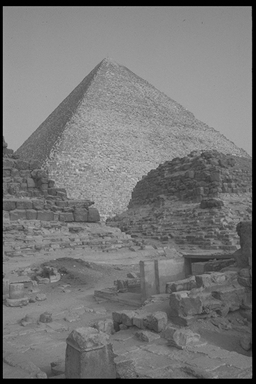
%> input picture Pyramid.bmp, 256 x 384 px
$ octave Problem1.m   (GNU Octave 9; MATLAB toolbox functions it lacks are replaced by stand-ins)
%> lines starting %> are read from the running program, lines starting %| are printed output that depends on the picture
% read in the image
img = imread('Pyramid.bmp');
%> img is the input picture: size 384x256 uint8; min 0, max 200, mean 118.1
figure;imshow(img);
%imwrite(img, 'tmp.bmp');
%grayImage=rgb2gray(srcImage);

% the radon algorithm, basic
R = radon(img,0:179);
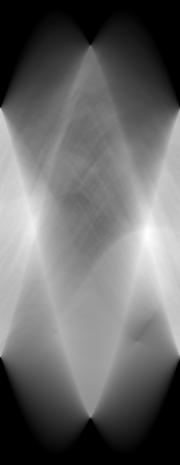
%> R: size 465x180 double; min 0, max 60865, mean 24971.9; drawn with min black and max white
I1 = iradon(R,0:179);
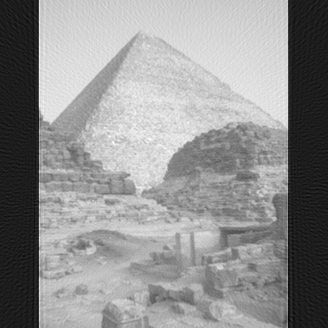
%> I1: size 328x328 double; min -29.43, max 179.6, mean 89.2; drawn with min black and max white
%disp(I1);
% no filter is added
I2 = iradon(R,0:179,'linear','none');
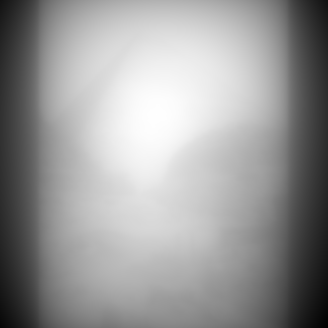
%> I2: size 328x328 double; min 26457.2, max 69873.7, mean 52640.9; drawn with min black and max white
figure;imshow(I1,[]);
figure;imshow(I2,[]);
imwrite(I1/255, 'ConvBack.bmp');
%imwrite(I2/255, 'ConvBack_nofilter.bmp');

% reduce the sample by 2
R = radon(img,0:2:179);
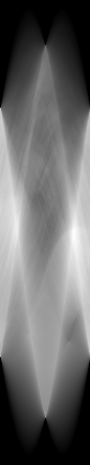
%> R: size 465x90 double; min 0, max 60865, mean 24971.9; drawn with min black and max white
I3 = iradon(R,0:2:179);
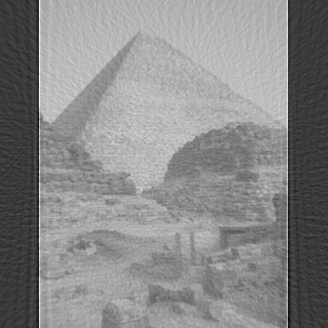
%> I3: size 328x328 double; min -77.62, max 234.4, mean 89.2; drawn with min black and max white
I4 = iradon(R,0:2:179,'linear','none');
figure;imshow(I3,[]);
figure;imshow(I4,[]);
imwrite(I3/255, 'ConvBack2.bmp');

% reduce the sample by 5
R = radon(img,0:5:179);
%> R: size 465x36 double
I5 = iradon(R,0:5:179);
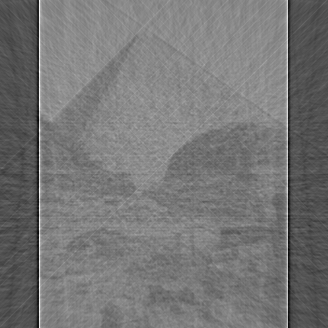
%> I5: size 328x328 double; min -216.4, max 445.2, mean 89.3; drawn with min black and max white
I6 = iradon(R,0:5:179,'linear','none');
figure;imshow(I5,[]);
figure;imshow(I6,[]);
imwrite(I5/255, 'ConvBack5.bmp');
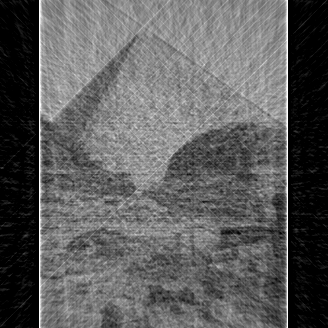
%> saved as ConvBack5.bmp: size 328x328 uint8; min 0, max 255, mean 92.7
